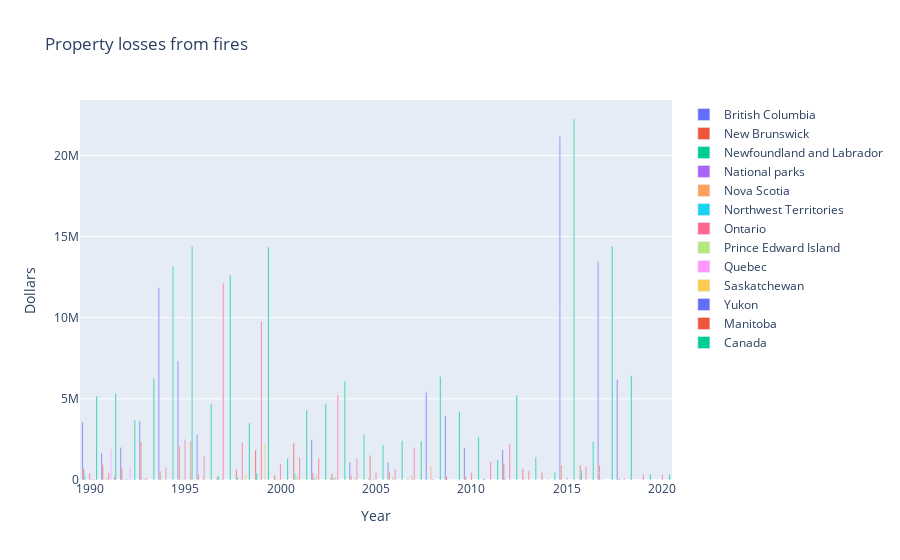

The code cell stored with this chart in its notebook:
### Code cell
# Create a new figure
fig_loss = go.Figure()

# Loop over each unique jurisdiction
for jurisdiction in loss['Jurisdiction'].unique():
    # Create a new dataframe for each jurisdiction
    jurisdiction_df_loss = loss[loss['Jurisdiction'] == jurisdiction]
    # Add a line to the figure for the current jurisdiction
    fig_loss.add_trace(go.Bar(x=jurisdiction_df_loss['Year'], y=jurisdiction_df_loss['Dollars'], name=jurisdiction))

# Set the title and labels
fig_loss.update_layout(title='Property losses from fires', 
                  xaxis_title='Year', yaxis_title='Dollars')

# Show the plot
fig_loss.show()
